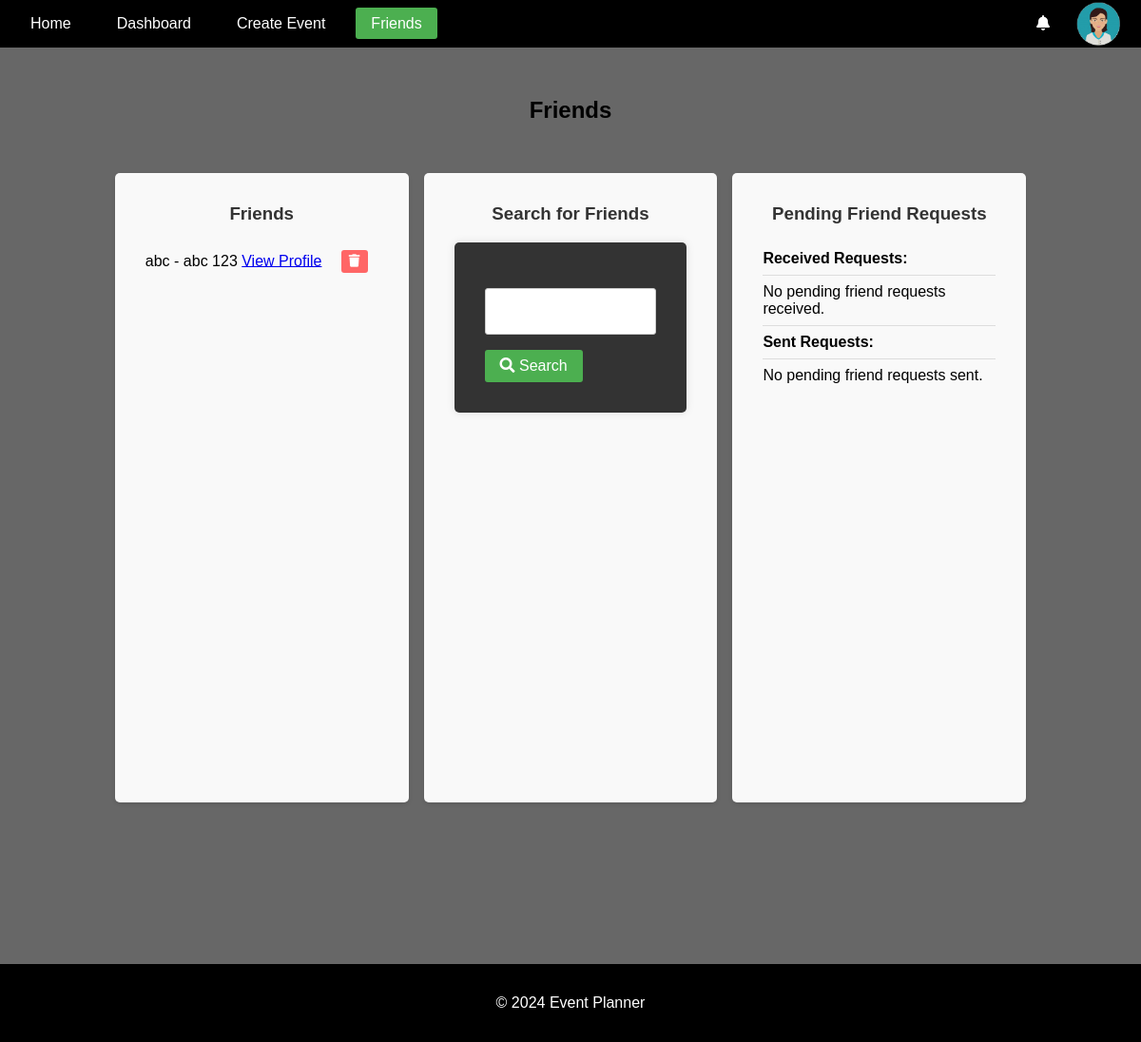
The app's page /friends/ (signed in), older data.
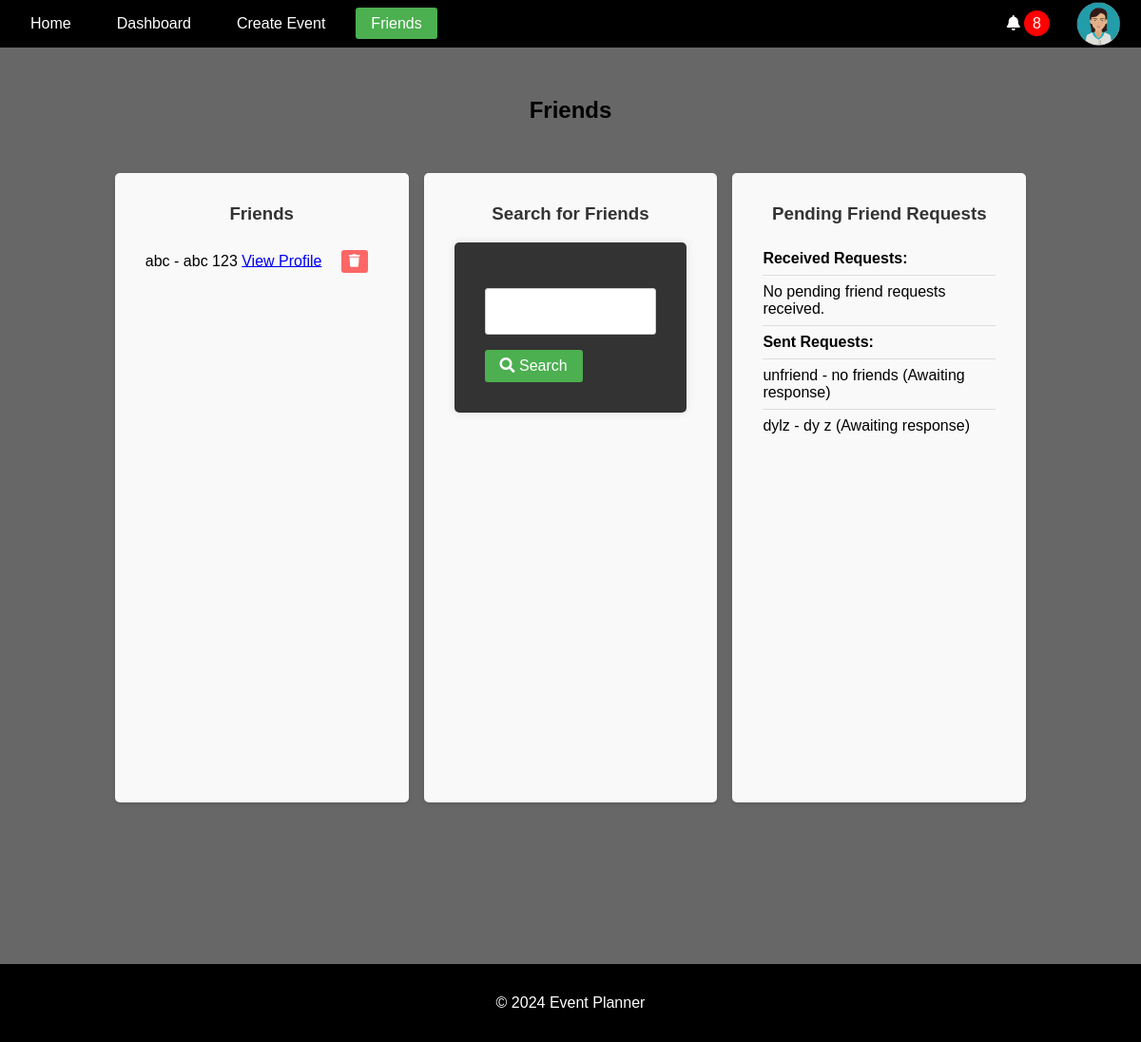
The same page, newer data.
### accounts/models.py (models this page shows, shortened)
class Friendship(models.Model):
    from_user = models.ForeignKey(
        User, related_name="from_friend", on_delete=models.CASCADE
    )
    to_user = models.ForeignKey(
        User, related_name="to_friend", on_delete=models.CASCADE
    )
    status = models.CharField(
        max_length=20,
        choices=[
            ("pending", "Pending"),
            ("accepted", "Accepted"),
            ("declined", "Declined"),
        ],
    )
    created_at = models.DateTimeField(auto_now_add=True)

### accounts/views.py (the view)
# urls.py: path("friends/", views.friends_page, name="friends_page"),
@login_required
def friends_page(request):
    current_user = request.user
    search_query = ""
    search_results = []
    if "search_query" in request.GET or "user" in request.GET:
        search_form = FriendSearchForm(request.GET)
        if search_form.is_valid():
            search_query = search_form.cleaned_data.get("search_query", "")
            selected_user = search_form.cleaned_data.get("user")
            if selected_user:
                search_results = [selected_user]
            else:
                search_results = User.objects.filter(
                    Q(username__icontains=search_query)
                    | Q(first_name__icontains=search_query)
                    | Q(last_name__icontains=search_query)
                ).exclude(id=current_user.id)
        else:
            search_results = []
    else:
        search_form = FriendSearchForm()
        search_results = []
    friends = Friendship.objects.filter(
        (Q(from_user=current_user) | Q(to_user=current_user))
        & Q(status="accepted")
    )
    pending_requests_received = Friendship.objects.filter(
        Q(to_user=current_user) & Q(status="pending")
    )
    pending_requests_sent = Friendship.objects.filter(
        Q(from_user=current_user) & Q(status="pending")
    )
    context = {
        "search_form": search_form,
        "search_query": search_query,
        "search_results": search_results,
        "friends": friends,
        "pending_requests_received": pending_requests_received,
        "pending_requests_sent": pending_requests_sent,
    }
    return render(request, "accounts/friends.html", context)

### accounts/forms.py
class FriendSearchForm(forms.Form):
    search_query = forms.CharField(max_length=100, label="", required=False)

### accounts/context_processors.py (called while the page is built)
def google_api_key(request):
    return {"GOOGLE_API_KEY": os.getenv("GOOGLE_API_KEY")}

### notifications/context_processors.py (called while the page is built)
def notifications(request):
    if request.user.is_authenticated:
        all_unread_notifications = Notification.objects.filter(
            user=request.user, read=False
        ).order_by("-created_at")
        unread_count = all_unread_notifications.count()
        recent_unread_notifications = all_unread_notifications[:8]
        return {
            "recent_unread_notifications": recent_unread_notifications,
            "unread_count": unread_count,
        }
    return {}

### accounts/templates/accounts/friends.html (shortened to what this page needs)
{% extends 'base.html' %}
{% block content %}
<h2>Friends</h2>
<div class="friends-page-container">
    <div class="friends-list">
        <h3>Friends</h3>
        <ul>
            {% for friendship in friends %}
                <li>
                    {% if friendship.from_user == user %}
                        {{ friendship.to_user.username }} - {{ friendship.to_user.first_name }} {{ friendship.to_user.last_name }}
                        <a href="{% url 'view_profile' friendship.to_user.id %}">View Profile</a>
                        <button class="btn-delete-friend" data-friend-id="{{ friendship.to_user.id }}"><i class="fa fa-trash"></i></button>
                    {% else %}
                        {{ friendship.from_user.username }} - {{ friendship.from_user.first_name }} {{ friendship.from_user.last_name }}
                        <a href="{% url 'view_profile' friendship.from_user.id %}">View Profile</a>
                        <button class="btn-delete-friend" data-friend-id="{{ friendship.from_user.id }}"><i class="fa fa-trash"></i></button>
                    {% endif %}
                </li>
            {% empty %}
                <li>You have no friends yet.</li>
            {% endfor %}
        </ul>
    </div>
    <div class="friend-search">
        <h3>Search for Friends</h3>
        <form method="get" action="{% url 'friends_page' %}">
            {{ search_form.as_p }}
            <button type="submit" class="btn-submit"><i class="fa fa-search"></i> Search</button>
        </form>
    </div>
    <div class="pending-requests">
        <h3>Pending Friend Requests</h3>
        <ul>
            <li><strong>Received Requests:</strong></li>
            {% for request in pending_requests_received %}
                <li>
                    {{ request.from_user.username }} - {{ request.from_user.first_name }} {{ request.from_user.last_name }}
                    <a href="{% url 'respond_friend_request' request.id 'accept' %}"><i class="fa fa-check" style="color:green;"></i> Accept</a> -
                    <a href="{% url 'respond_friend_request' request.id 'decline' %}"><i class="fa fa-times"style="color:red;"></i> Decline</a>
                </li>
            {% empty %}
                <li>No pending friend requests received.</li>
            {% endfor %}
            <li><strong>Sent Requests:</strong></li>
            {% for request in pending_requests_sent %}
                <li>
                    {{ request.to_user.username }} - {{ request.to_user.first_name }} {{ request.to_user.last_name }}
                    <span>(Awaiting response)</span>
                </li>
            {% empty %}
                <li>No pending friend requests sent.</li>
            {% endfor %}
        </ul>
    </div>
</div>
{% endblock %}

### templates/base.html (shortened to what this page needs)
<!DOCTYPE html>
<html lang="en">
<head>
    {% load static %}
    <link rel="stylesheet" href="{% static 'css/styles.css' %}">
    <link rel="stylesheet" href="https://cdnjs.cloudflare.com/ajax/libs/font-awesome/5.15.4/css/all.min.css">
    <link rel="stylesheet" href="https://cdnjs.cloudflare.com/ajax/libs/fullcalendar/3.10.2/fullcalendar.min.css" />
</head>
<body>
    <header>
        <nav class="navbar">
            <ul class="nav-links">
                <li><a href="{% url 'home' %}" class="{% if request.resolver_match.url_name == 'home' %}active{% endif %}">Home</a></li>
                {% if user.is_authenticated %}
                    <li><a href="{% url 'dashboard' %}" class="{% if request.resolver_match.url_name == 'dashboard' %}active{% endif %}">Dashboard</a></li>
                    <li><a href="{% url 'create_event' %}" class="{% if request.resolver_match.url_name == 'create_event' %}active{% endif %}">Create Event</a></li>
                    <li><a href="{% url 'friends_page' %}" class="{% if request.resolver_match.url_name == 'friends_page' %}active{% endif %}">Friends</a></li>
                {% else %}
                    <li><a href="{% url 'account_login' %}" class="{% if request.resolver_match.url_name == 'account_login' %}active{% endif %}">Login</a></li>
                    <li><a href="{% url 'account_signup' %}" class="{% if request.resolver_match.url_name == 'account_signup' %}active{% endif %}">Sign Up</a></li>
                {% endif %}
            </ul>
            {% if user.is_authenticated %}
                <ul class="nav-links">
                    <div class="user-info">
                        <div class="dropdown">
                            <i class="fas fa-bell" id="notificationBell"></i>
                            {% if unread_count > 0 %}
                            <span class="notification-count" id="notificationCount">{{ unread_count }}</span>
                            {% else %}
                            <span class="notification-count" id="notificationCount" style="display: none;">{{ unread_count }}</span>
                            {% endif %}
                        </div>
                    </div>
                    <li class="profile-dropdown">
                        <a id="profileLink">
                            <img src="{% static 'images/profile_pictures/' %}{{ user.userprofile.profile_picture }}" alt="Profile Picture" class="profile-picture" id="userProfileIcon">
                        </a>
                    </li>
                </ul>
            {% endif %}
        </nav>
    </header>
    <main>
        {% block content %}{% endblock %}
    </main>
    <footer>
        <p>&copy; 2024 Event Planner</p>
    </footer>
</body>
</html>

Row changes from the older to the newer data that the page shows:
added Friendship: to_user.username "unfriend", to_user.first_name "no", to_user.last_name "friends", shown under "Pending Friend Requests"
added Friendship: to_user.username "dylz", to_user.first_name "dy", to_user.last_name "z", shown under "Pending Friend Requests"
Text that changed along with them:
{{ unread_count }}: (not shown) → "8"
text no longer shown: "No pending friend requests sent."
